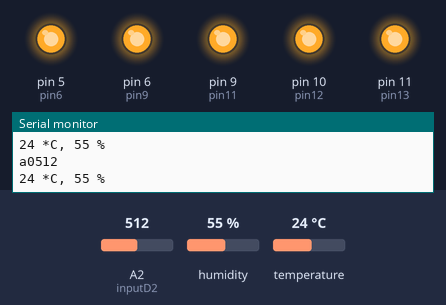
Recording of a sketch running on a simulated Arduino Uno, built with avr-gcc and run on an emulated ATmega328P. Shown: output pins drawn as LEDs (lit = HIGH), the last lines printed to the serial monitor. Inputs (shaded band) come from the test bench; at power-on: A2 (inputD2) = 512, humidity 55 %, temperature 24 °C.

Above: at 1.2 s.
1.3 s: A2 (inputD2) set to 262
2.8 s: A2 (inputD2) set to 241
At 3.9 s:
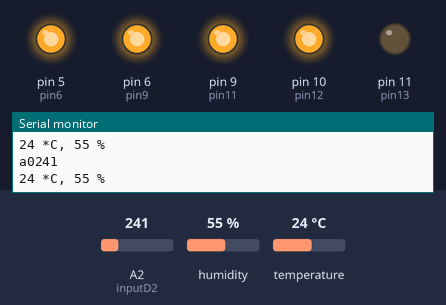
4.3 s: A2 (inputD2) set to 216
5.8 s: A2 (inputD2) set to 190
At 7.0 s:
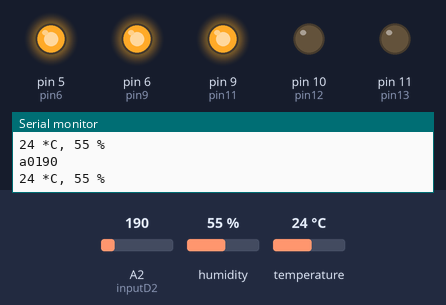
7.3 s: A2 (inputD2) set to 154
At 8.2 s:
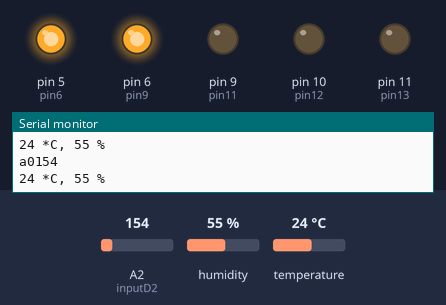
8.8 s: A2 (inputD2) set to 180
At 9.3 s:
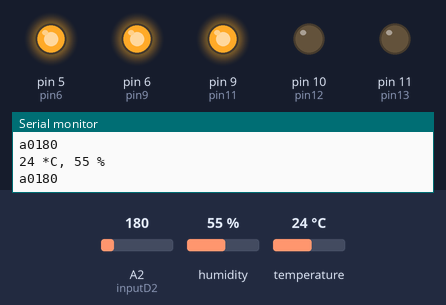
Timing chart, 0 to 11.8 s (numbered marks = the images above; inputs shaded):
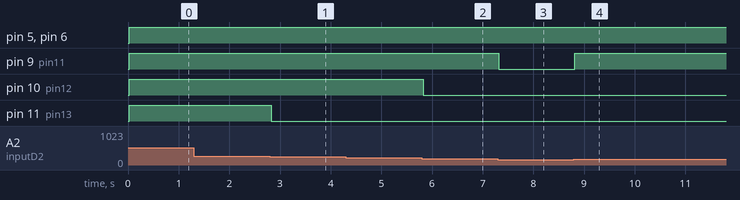

The sketch:

ex14_01_p299_2.ino
```cpp
#include <DHT.h>

#include "DHT.h"

#define DHTPIN 2
#define DHTTYPE DHT11

DHT dht(DHTPIN, DHTTYPE);

int inputA0 = A0; int inputD2 = 2;
int pin6=5;int pin9=6;int pin11=9;int pin12=10;int pin13=11;
void setup() {
  dht.begin();

  Serial.begin(9600);
  pinMode(inputA0,INPUT);
  pinMode(inputD2,INPUT);
  pinMode(pin6,OUTPUT);pinMode(pin9,OUTPUT);pinMode(pin11,OUTPUT);pinMode(pin12,OUTPUT);pinMode(pin13,OUTPUT);
}

void loop() {
  float temperature = dht.readTemperature();  // 온도 가져오기
  float humidity = dht.readHumidity();  //습도 가져오기

  Serial.print((int)temperature); Serial.print(" *C, ");
  Serial.print((int)humidity); Serial.println(" %");

  if (isnan(humidity) || isnan(temperature) ) {
    Serial.println("DHT 센서 읽기 실패!");
    return;
  }

  int a0 = analogRead(inputD2);
  Serial.println("a0"+String(a0));

  // 110 ~ 140 1개
  // 141 ~ 170 2개
  // 171 ~ 200 3개
  // 201 ~ 250 4개
  // 250 5개

  if( 110 <a0 && a0< 140){
    digitalWrite(pin6,HIGH);
    digitalWrite(pin9,LOW);
    digitalWrite(pin11,LOW);
    digitalWrite(pin12,LOW);
    digitalWrite(pin13,LOW);
  }
  else if(140 <=a0 && a0< 170){
    digitalWrite(pin6,HIGH);
    digitalWrite(pin9,HIGH);
    digitalWrite(pin11,LOW);
    digitalWrite(pin12,LOW);
    digitalWrite(pin13,LOW);
  }
  else if(170 <=a0 && a0< 200){
    digitalWrite(pin6,HIGH);
    digitalWrite(pin9,HIGH);
    digitalWrite(pin11,HIGH);
    digitalWrite(pin12,LOW);
    digitalWrite(pin13,LOW);
  }
  else if(201 <=a0 && a0< 250){
    digitalWrite(pin6,HIGH);
    digitalWrite(pin9,HIGH);
    digitalWrite(pin11,HIGH);
    digitalWrite(pin12,HIGH);
    digitalWrite(pin13,LOW);
  }
  else if(250 <= a0){
    digitalWrite(pin6,HIGH);
    digitalWrite(pin9,HIGH);
    digitalWrite(pin11,HIGH);
    digitalWrite(pin12,HIGH);
    digitalWrite(pin13,HIGH);
  }

//  int a1 = analogRead(inputA1);
//  float voltage = a1 * 5 /1024;
//
//  Serial.println("voltage = "+String(voltage));
//  // 섭씨온도
//  float tempeC = (voltage - 0.5) *100;
//  Serial.println(" 섭씨온도 = "+String(tempeC));
//  // 화씨 온도
//  float tempeF = (tempeC * 9.0 /5.0) + 32.0;
//  Serial.println(" 화씨온도 = "+String(tempeF));


  delay(10);
}
```

Measured:
- the behaviour switches between 250 and 249 on A2 (inputD2) (found by bisection; images 0 and 1)
- the behaviour switches between 200 and 199 on A2 (inputD2) (found by bisection; images 1 and 2)
- the behaviour switches between 170 and 169 on A2 (inputD2) (found by bisection; images 2 and 3)
- after the input at 2.8 s, pin 11 (pin13): HIGH → LOW at once
- after the input at 5.8 s, pin 10 (pin12): HIGH → LOW at once
- after the input at 7.3 s, pin 9 (pin11): HIGH → LOW at once
- after the input at 8.8 s, pin 9 (pin11): LOW → HIGH at once
